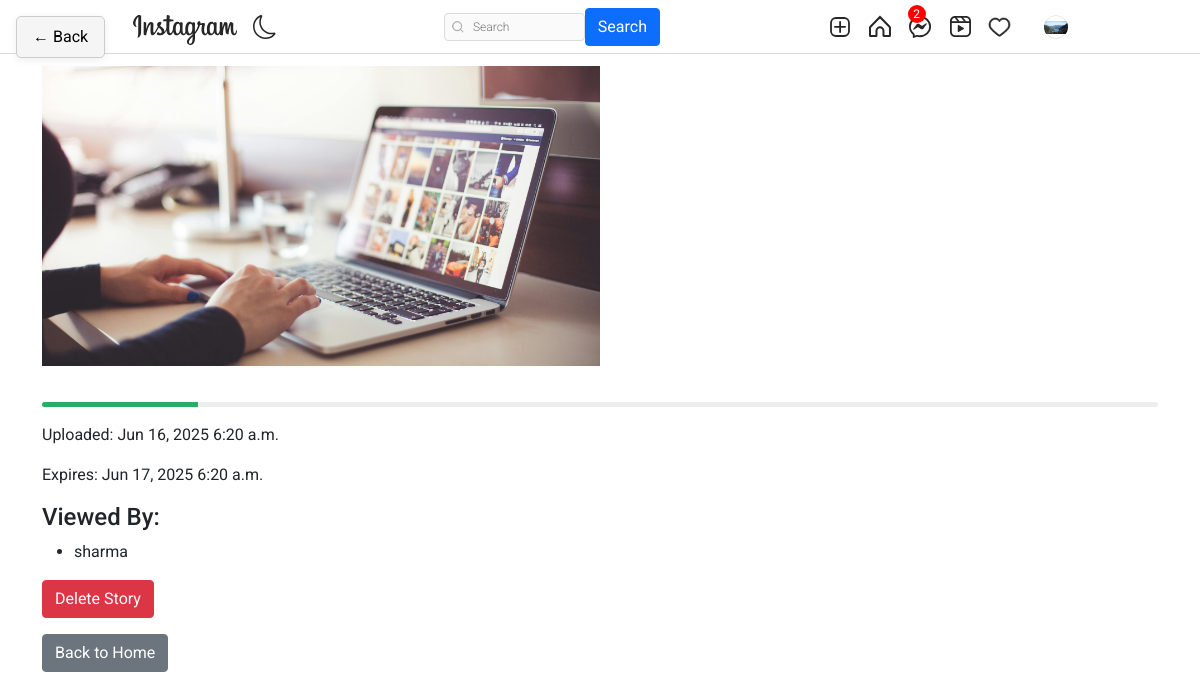
Page /stories/story/4/ (signed in) on the committed database.
### authy/models.py (models this page shows, shortened)
class Profile(models.Model):
    user = models.OneToOneField(User, related_name='profile', on_delete=models.CASCADE)
    image = models.ImageField(upload_to="profile_pciture", null=True, default="default.jpg")
    first_name = models.CharField(max_length=200, null=True, blank=True)
    last_name = models.CharField(max_length=200, null=True, blank=True)
    bio = models.CharField(max_length=200, null=True, blank=True)
    location = models.CharField(max_length=200, null=True, blank=True)
    url = models.URLField(max_length=200, null=True, blank=True)
    favourite = models.ManyToManyField(Post, blank=True)
    following = models.ManyToManyField('self', symmetrical=False, related_name='followers', blank=True)
    blocked_users = models.ManyToManyField('self', symmetrical=False, related_name='blocked_by')
    last_active = models.DateTimeField(null=True, blank=True)
    def save(self, *args, **kwargs):
        super().save(*args, **kwargs)
        img = Image.open(self.image.path)
        if img.height > 300 or img.width > 300:
            output_size = (300, 300)
            img.thumbnail(output_size)
            img.save(self.image.path)

### storyapp/models.py (models this page shows, shortened)
class Story(models.Model):
    user = models.ForeignKey(User, on_delete=models.CASCADE)
    content = models.ImageField(upload_to='stories/')
    uploaded_at = models.DateTimeField(auto_now_add=True)
    expires_at = models.DateTimeField(null=True, blank=True)
    viewed_by = models.ManyToManyField(User, related_name='viewed_stories', blank=True)

### storyapp/views.py (the view)
# urls.py: path('story/<int:pk>/', views.StoryDetailView.as_view(), name='story_detail'),
class StoryDetailView(LoginRequiredMixin, DetailView):
    model = Story
    template_name = 'storyapp/story_detail.html'
    context_object_name = 'story'
    def get_object(self, queryset=None):
        obj = super().get_object(queryset)
        if self.request.user != obj.user and self.request.user not in obj.viewed_by.all():
            obj.viewed_by.add(self.request.user)
        return obj
    def get_context_data(self, **kwargs):
        context = super().get_context_data(**kwargs)
        story = self.get_object()
        context['viewed_by_users'] = story.viewed_by.all()
        return context

### Django_Instagram/context_processors.py (called while the page is built)
def unread_messages(request):
    if request.user.is_authenticated:
        unread_count = Message.objects.filter(user=request.user, is_read=False).count()
        print(f"User {request.user.username} has {unread_count} unread messages")
        return {'unread_messages': unread_count}
    return {'unread_messages': 0}

### notification/views.py (called while the page is built)
def notification_count(request):
    if request.user.is_authenticated:
        count = Notification.objects.filter(user=request.user, is_seen=False).count()
        return {'notification_count': count}
    return {'notification_count': 0}

### templates/storyapp/story_detail.html (shortened to what this page needs)
{% extends 'base.html' %}
{% block content %}
<div class="container">
    <div class="story-container">
        <h2>Story by {{ story.user.username }}</h2>
        <img src="{{ story.content.url }}" class="img-fluid" alt="Story Image">
        <div id="story-progress-bar" style="width: 100%; height: 5px; background: #eee; margin: 16px 0; border-radius: 3px; overflow: hidden;">
            <div id="story-progress" style="width: 0; height: 100%; background: #27ae60; transition: width 0.2s;"></div>
        </div>
        <p>Uploaded: {{ story.uploaded_at|date:"M d, Y P" }}</p>
        <p>Expires: {{ story.expires_at|date:"M d, Y P" }}</p>
        {% if story.user == request.user %}
        <div class="viewed-by-section mt-3">
            <h4>Viewed By:</h4>
            {% if viewed_by_users %}
            <ul>
                {% for viewer in viewed_by_users %}
                <li>{{ viewer.username }}</li>
                {% endfor %}
            </ul>
            {% else %}
            <p>No one has viewed this story yet.</p>
            {% endif %}
        </div>
        <form action="{% url 'storyapp:delete_story' story.pk %}" method="post" class="mt-3">
            <button type="submit" class="btn btn-danger">Delete Story</button>
        </form>
        {% endif %}
        <a href="{% url 'index' %}" class="btn btn-secondary mt-3">Back to Home</a>
    </div>
</div>
{% endblock %}

### templates/base.html (shortened to what this page needs)
{% load static %}
<!DOCTYPE html>
<html lang="en">
<head>
    <link rel="stylesheet" href="https://cdn.jsdelivr.net/npm/bootstrap-icons@1.8.1/font/bootstrap-icons.css">
    <link href="https://cdn.jsdelivr.net/npm/bootstrap@5.1.3/dist/css/bootstrap.min.css" rel="stylesheet">
    <link rel="stylesheet" type="text/css" href="{% static 'assets1/style.css' %}">
    <link rel="stylesheet" type="text/css" href="{% static 'add-story/add-story.css' %}">
</head>
<body>
    {% if request.path != '/' %}
    <button onclick="window.history.back()" style="position:fixed;top:16px;left:16px;z-index:9999;padding:8px 16px;border-radius:5px;border:1px solid #ccc;background:#f5f5f5;cursor:pointer;box-shadow:0 2px 8px rgba(0,0,0,0.07);">
      &larr; Back
    </button>
    {% endif %}
    <header class="header">
        <nav class="header__content">
            <div class="header__buttons">
                <a href="{% url 'index' %}" class="header__home">
                </a>
                <button class="header__theme-button" title="Toggle Theme">
                </button>
            </div>
            <form action="{% url 'search-users' %}" method="GET">
                <div class="header__search">
                    <input type="text" placeholder="Search" name="q" value="{{ request.GET.q }}">
                    <button class="btn btn-primary" type="submit">Search</button>
                </div>
            </form>
            <div class="header__buttons header__buttons--desktop">
                <a href="{% url 'newpost' %}">
                </a>
                <a href="{% url 'index' %}">
                </a>
                <a href="{% url 'message' %}">
                    {% if unread_messages > 0 %}
                    <span style="position: absolute; top: 5px; right: auto; left: auto; background-color: red; color: white; border-radius: 50%; width: 18px; height: 18px; display: flex; align-items: center; justify-content: center; font-size: 12px;">{{ unread_messages }}</span>
                    {% endif %}
                </a>
                <a href="#">
                </a>
                <span>
                    <a href="{% url 'show-notification' %}" style="position: relative;">
                    </a>
                </span>
                <a href="">
                    <button class="profile-button">
                        <a href="{% url 'profile' request.user %}">
                            <div class="profile-button__picture">
                                <img src="{{request.user.profile.image.url}}" alt="User Picture">
                            </div>
                        </a>
                    </button>
                </a>
            </div>
        </nav>
    </header>
    {% block content %}
    {% endblock content %}
</body>
</html>

### static/assets1/style.css (style rules this page uses)
*, *::after, *::before { box-sizing: border-box; margin: 0; padding: 0; }
*, button, input, select, textarea { font-family: 'Roboto', sans-serif; }
:root { --primary: hsl(0, 0%, 100%); --secondary: hsl(0, 0%, 98%); --border: hsl(0, 0%, 86%); --story-border: hsl(0, 0%, 78%); --img-border: hsla(0, 0%, 0%, 0.1); --text-dark: hsl(0, 0%, 15%); --text-light: hsl(0, 0%, 60%); --like: hsl(355, 82%, 61%); --link: hsl(204, 100%, 48%); --header-height: 44px; --nav-height: 44px; }
body { min-height: 100vh; display: flex; flex-direction: column; overflow-y: auto; }
svg { display: block; }
img { max-width: 100%; }
header.header { z-index: 9 !important; }
.header { width: 100%; height: var(--header-height); background-color: var(--primary); display: flex; justify-content: center; position: fixed; top: 0; left: 0; z-index: 9 !important; }
.header::after { content: ''; position: absolute; bottom: 0; width: 100%; height: 1px; background-color: var(--border); }
.header__content { width: 100%; max-width: 975px; padding: 0 14px; display: flex; justify-content: space-between; align-items: center; }
.header__home { margin-top: 5px; }
.header__theme-button { background-color: transparent; border: none; cursor: pointer; }
.header__theme-button-moon { display: unset; }
.header__search { width: 216px; height: 28px; display: none; align-items: center; position: relative; }
.header__search svg { width: 12px; height: 12px; position: absolute; left: 8px; }
.header__search input { width: 100%; height: 100%; background-color: var(--secondary); padding: 4px 10px 4px 28px; border: 1px solid var(--border); border-radius: 4px; outline: none; font-size: 12px; font-weight: 300; text-decoration: none; color: var(--text-light); text-overflow: ellipsis; overflow: hidden; white-space: nowrap; }
.header__buttons { display: flex; align-items: center; gap: 16px; }
.profile-button { background-color: transparent; border: none; outline: none; cursor: pointer; position: relative; }
.profile-button__picture { width: 24px; height: 24px; border-radius: 50%; overflow: hidden; position: relative; }
.profile-button__picture::after { content: ''; position: absolute; top: 0; bottom: 0; left: 0; right: 0; border: 1px solid var(--img-border); border-radius: 50%; }
@media (min-width: 768px) { :root { --header-height: 54px; --nav-height: 0px; } }
@media (min-width: 768px) { .header__content { padding: 0 20px; } }
@media (min-width: 768px) { .header__search { display: flex; } }

### static/add-story/add-story.css (style rules this page uses)
.story-container img.img-fluid { width: 50% !important; height: 300px !important; object-fit: cover; margin: 20px 0; }

### rows in the picture
Story: content (picture), uploaded_at "Jun 16, 2025 6:20 a.m.", expires_at "Jun 17, 2025 6:20 a.m."

### other values in the picture
{{ unread_messages }} "2"
{{ viewer.username }} "sharma"
